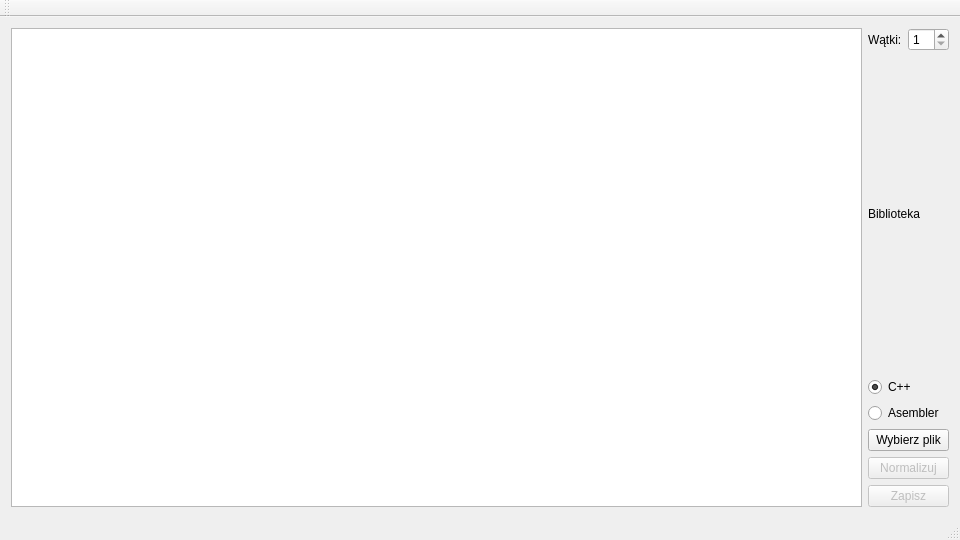
<?xml version="1.0" encoding="UTF-8"?>
<ui version="4.0">
 <class>NormalizeClass</class>
 <widget class="QMainWindow" name="NormalizeClass">
  <property name="geometry">
   <rect>
    <x>0</x>
    <y>0</y>
    <width>960</width>
    <height>540</height>
   </rect>
  </property>
  <property name="windowTitle">
   <string>Normalize</string>
  </property>
  <widget class="QWidget" name="centralWidget">
   <layout class="QGridLayout" name="gridLayout">
    <item row="0" column="1" rowspan="2">
     <widget class="QTextBrowser" name="results">
      <property name="openLinks">
       <bool>false</bool>
      </property>
     </widget>
    </item>
    <item row="0" column="2" rowspan="2">
     <layout class="QVBoxLayout" name="verticalLayout_2">
      <item>
       <layout class="QHBoxLayout" name="horizontalLayout">
        <item>
         <widget class="QLabel" name="label">
          <property name="text">
           <string>Wątki:</string>
          </property>
         </widget>
        </item>
        <item>
         <widget class="QSpinBox" name="threads">
          <property name="minimum">
           <number>1</number>
          </property>
          <property name="maximum">
           <number>64</number>
          </property>
         </widget>
        </item>
       </layout>
      </item>
      <item>
       <layout class="QVBoxLayout" name="verticalLayout">
        <item>
         <widget class="QLabel" name="label_2">
          <property name="text">
           <string>Biblioteka</string>
          </property>
         </widget>
        </item>
        <item>
         <widget class="QRadioButton" name="cppRadio">
          <property name="text">
           <string>C++</string>
          </property>
          <property name="checked">
           <bool>true</bool>
          </property>
         </widget>
        </item>
        <item>
         <widget class="QRadioButton" name="asmRadio">
          <property name="text">
           <string>Asembler</string>
          </property>
         </widget>
        </item>
       </layout>
      </item>
      <item>
       <widget class="QPushButton" name="loadButton">
        <property name="text">
         <string>Wybierz plik</string>
        </property>
       </widget>
      </item>
      <item>
       <widget class="QPushButton" name="normalizeButton">
        <property name="enabled">
         <bool>false</bool>
        </property>
        <property name="text">
         <string>Normalizuj</string>
        </property>
       </widget>
      </item>
      <item>
       <widget class="QPushButton" name="saveButton">
        <property name="enabled">
         <bool>false</bool>
        </property>
        <property name="text">
         <string>Zapisz</string>
        </property>
       </widget>
      </item>
     </layout>
    </item>
   </layout>
  </widget>
  <widget class="QMenuBar" name="menuBar">
   <property name="geometry">
    <rect>
     <x>0</x>
     <y>0</y>
     <width>960</width>
     <height>26</height>
    </rect>
   </property>
  </widget>
  <widget class="QToolBar" name="mainToolBar">
   <attribute name="toolBarArea">
    <enum>TopToolBarArea</enum>
   </attribute>
   <attribute name="toolBarBreak">
    <bool>false</bool>
   </attribute>
  </widget>
  <widget class="QStatusBar" name="statusBar"/>
 </widget>
 <layoutdefault spacing="6" margin="11"/>
 <resources>
  <include location="Normalize.qrc"/>
 </resources>
 <connections/>
</ui>
